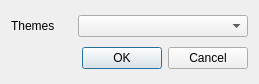
<?xml version="1.0" encoding="UTF-8"?>
<ui version="4.0">
 <class>Dialog</class>
 <widget class="QDialog" name="Dialog">
  <property name="geometry">
   <rect>
    <x>0</x>
    <y>0</y>
    <width>259</width>
    <height>84</height>
   </rect>
  </property>
  <property name="windowTitle">
   <string>Dialog</string>
  </property>
  <layout class="QVBoxLayout" name="verticalLayout">
   <item>
    <layout class="QHBoxLayout" name="horizontalLayout">
     <item>
      <widget class="QLabel" name="label">
       <property name="minimumSize">
        <size>
         <width>61</width>
         <height>16</height>
        </size>
       </property>
       <property name="maximumSize">
        <size>
         <width>61</width>
         <height>16</height>
        </size>
       </property>
       <property name="text">
        <string>Themes</string>
       </property>
      </widget>
     </item>
     <item>
      <widget class="QComboBox" name="TcomboBox"/>
     </item>
    </layout>
   </item>
   <item>
    <widget class="QDialogButtonBox" name="settingsBox">
     <property name="orientation">
      <enum>Qt::Orientation::Horizontal</enum>
     </property>
     <property name="standardButtons">
      <set>QDialogButtonBox::StandardButton::Cancel|QDialogButtonBox::StandardButton::Ok</set>
     </property>
    </widget>
   </item>
  </layout>
 </widget>
 <resources/>
 <connections>
  <connection>
   <sender>settingsBox</sender>
   <signal>accepted()</signal>
   <receiver>Dialog</receiver>
   <slot>accept()</slot>
   <hints>
    <hint type="sourcelabel">
     <x>248</x>
     <y>254</y>
    </hint>
    <hint type="destinationlabel">
     <x>157</x>
     <y>274</y>
    </hint>
   </hints>
  </connection>
  <connection>
   <sender>settingsBox</sender>
   <signal>rejected()</signal>
   <receiver>Dialog</receiver>
   <slot>reject()</slot>
   <hints>
    <hint type="sourcelabel">
     <x>316</x>
     <y>260</y>
    </hint>
    <hint type="destinationlabel">
     <x>286</x>
     <y>274</y>
    </hint>
   </hints>
  </connection>
 </connections>
</ui>
